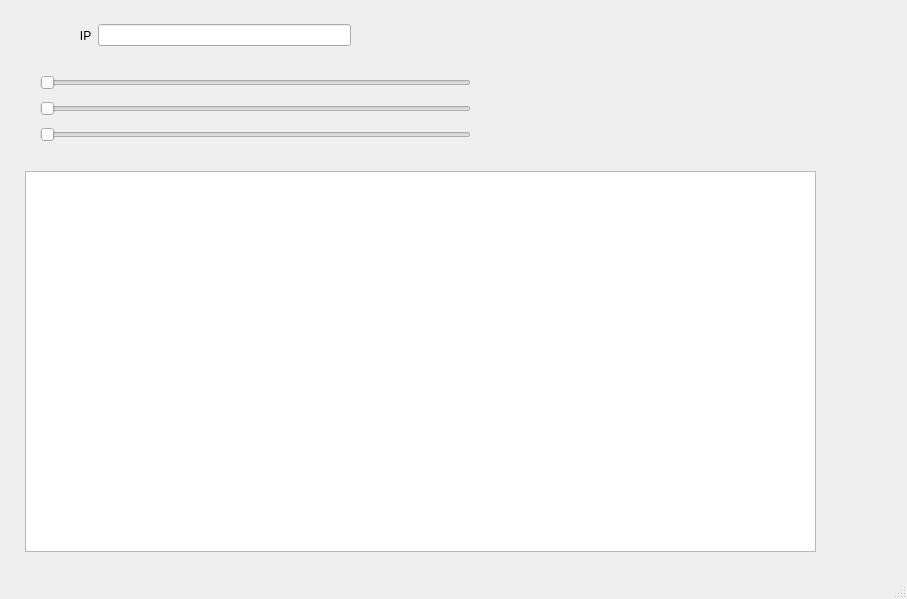
<?xml version="1.0" encoding="UTF-8"?>
<ui version="4.0">
 <class>MainWindow</class>
 <widget class="QMainWindow" name="MainWindow">
  <property name="geometry">
   <rect>
    <x>0</x>
    <y>0</y>
    <width>907</width>
    <height>599</height>
   </rect>
  </property>
  <property name="windowTitle">
   <string>MainWindow</string>
  </property>
  <widget class="QWidget" name="centralwidget">
   <widget class="QWidget" name="layoutWidget">
    <property name="geometry">
     <rect>
      <x>40</x>
      <y>70</y>
      <width>431</width>
      <height>80</height>
     </rect>
    </property>
    <layout class="QVBoxLayout" name="verticalLayout">
     <item>
      <widget class="QSlider" name="horizontalSlider">
       <property name="minimum">
        <number>5</number>
       </property>
       <property name="maximum">
        <number>255</number>
       </property>
       <property name="singleStep">
        <number>5</number>
       </property>
       <property name="orientation">
        <enum>Qt::Horizontal</enum>
       </property>
      </widget>
     </item>
     <item>
      <widget class="QSlider" name="horizontalSlider_2">
       <property name="minimum">
        <number>5</number>
       </property>
       <property name="maximum">
        <number>255</number>
       </property>
       <property name="singleStep">
        <number>5</number>
       </property>
       <property name="orientation">
        <enum>Qt::Horizontal</enum>
       </property>
      </widget>
     </item>
     <item>
      <widget class="QSlider" name="horizontalSlider_3">
       <property name="minimum">
        <number>5</number>
       </property>
       <property name="maximum">
        <number>255</number>
       </property>
       <property name="singleStep">
        <number>5</number>
       </property>
       <property name="orientation">
        <enum>Qt::Horizontal</enum>
       </property>
      </widget>
     </item>
    </layout>
   </widget>
   <widget class="QGraphicsView" name="graphicsView">
    <property name="geometry">
     <rect>
      <x>25</x>
      <y>171</y>
      <width>791</width>
      <height>381</height>
     </rect>
    </property>
   </widget>
   <widget class="QWidget" name="">
    <property name="geometry">
     <rect>
      <x>40</x>
      <y>10</y>
      <width>311</width>
      <height>51</height>
     </rect>
    </property>
    <layout class="QHBoxLayout" name="horizontalLayout">
     <item>
      <widget class="QLabel" name="label">
       <property name="text">
        <string>            IP</string>
       </property>
      </widget>
     </item>
     <item>
      <widget class="QLineEdit" name="lineEdit"/>
     </item>
    </layout>
   </widget>
  </widget>
  <widget class="QMenuBar" name="menubar">
   <property name="geometry">
    <rect>
     <x>0</x>
     <y>0</y>
     <width>907</width>
     <height>21</height>
    </rect>
   </property>
  </widget>
  <widget class="QStatusBar" name="statusbar"/>
 </widget>
 <resources/>
 <connections/>
</ui>
